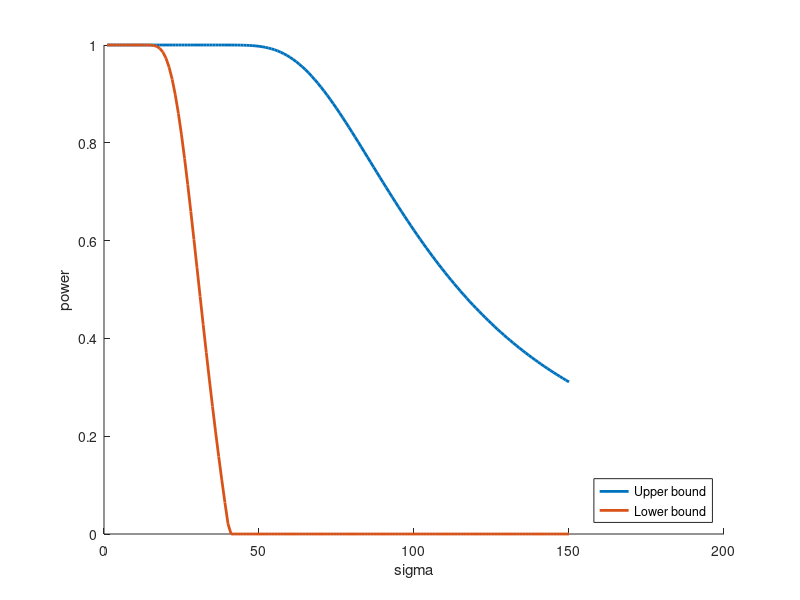

Here is the MATLAB script that generated this plot:
% Set values:
alpha = 0.05;
c_bg = 127.5;
sigma_range = 1:150;

% Initialize vectors for lower and upper bounds:
lower_bound = zeros(1, size(sigma_range, 2));
upper_bound = zeros(1, size(sigma_range, 2));

% Calculate second argument for the Marcum Q-function:
b = sqrt(- 2 * log(alpha));

for sigma = sigma_range
    % Calculate lower and upper bound:
    lower_bound(1, sigma) = marcumq((2 * c_bg) / sigma, b);
    upper_bound(1, sigma) = 1 - min(1, 2 * (1 - marcumq(c_bg / (sqrt(2) * sigma), b)));
end

% Plot lower and upper bounds:
figure(1)
hold on
plot(sigma_range, lower_bound, 'Linewidth', 2.0)
plot(sigma_range, upper_bound, 'Linewidth', 2.0)
hold off
legend('Upper bound', 'Lower bound', 'Location', 'southeast')
xlabel('sigma')
ylabel('power')